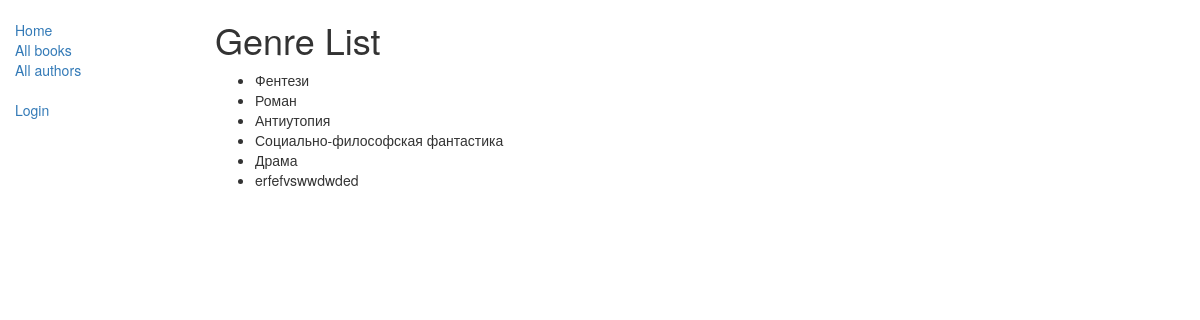
/catalog/genres/, run on an earlier commit of the app's database.
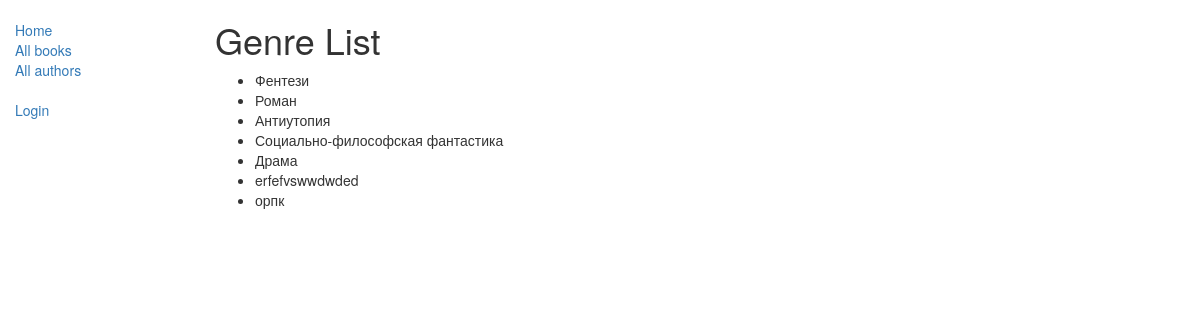
And on a later commit of the database.
### catalog/models.py (models this page shows, shortened)
class Genre(models.Model):
    name = models.CharField(max_length=200, help_text="Enter a book genre (e.g. Science Fiction, French Poetry etc.)")

### catalog/views.py (the view)
# urls.py: path('genres/', views.GenreListView.as_view(), name='genres'),
class GenreListView(generic.ListView):
    model = Genre
    paginate_by = 10

### catalog/templates/catalog/genre_list.html (shortened to what this page needs)
{% extends "base_generic.html" %}
{% block content %}
  <h1>Genre List</h1>
  {% if genre_list %}
    <ul>
      {% for genre in genre_list %}
      <li>
        {{ genre.name }}
      </li>
      {% endfor %}
    </ul>
  {% else %}
    <p>There are no genres in the library.</p>
  {% endif %}
{% endblock %}

What changed in the data, as far as the page shows it:
added Genre: name "орпк"
